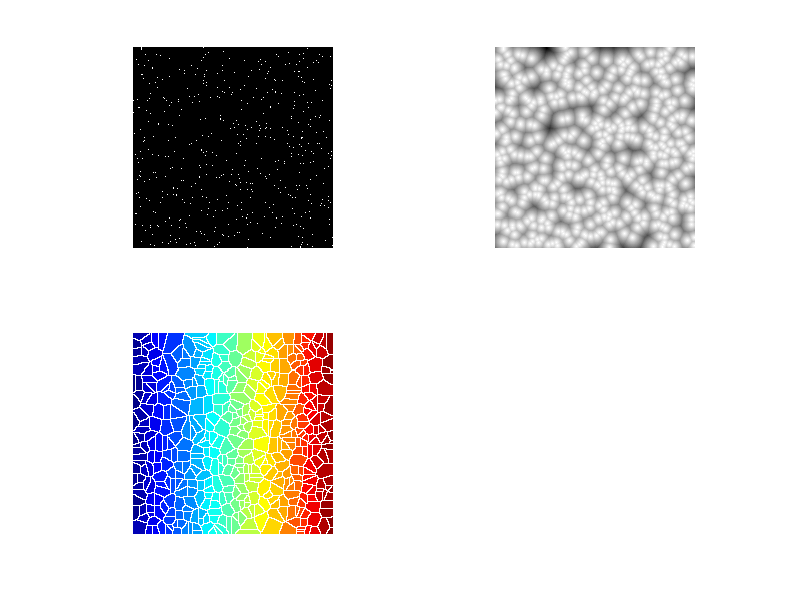

Recreate this plot in MATLAB. (Note: this script raises an error after producing the figure.)
%% A and B color distribution
%  simulations
%  Xiaoyan, 2015-6-5

%% parameters - simulation
imsize = 200;
num_blobs_1 = 500;
ratio_blobs = 0.7;  % between 0 and 1
distance = 2;

%% blob 1 pseudorandom distribution
randx = randi(imsize,num_blobs_1,1);
randy = randi(imsize,num_blobs_1,1);
blobs_1 = accumarray([randy,randx],1,[imsize,imsize]);
c = 0;
while nnz(blobs_1>=2)
    c = c+1;
    if c >= 10
        error('too many blobs!')
    else
        nonzero = nnz(blobs_1>=2);
        blobs_1(blobs_1>=2) = 1;
        randx = randi(imsize,nonzero,1);
        randy = randi(imsize,nonzero,1);
        blobs_1 = blobs_1 + accumarray([randy,randx],1,[imsize,imsize]);
    end
end
label_1 = find(blobs_1);

subplot(2,2,1), imshow(blobs_1);
% [m,n] = find(blobs_1);
% Dist = pdist([m,n]);
dist_blobs_1 = bwdist(blobs_1);
subplot(2,2,2), imshow(max(dist_blobs_1(:))-dist_blobs_1,[]);

Water_1 = watershed(dist_blobs_1);
L = label2rgb(Water_1);
subplot(2,2,3), imshow(L)

%% blob 2 distribtuions
num_blobs_2 = round(num_blobs_1*ratio_blobs,0);
num_dist = nnz(dist_blobs_1==distance);
if max(Water_1(:))<num_blobs_2
    error('too high density');
else
%     blobs_2_idx = datasample(find(dist_blobs_1>=distance),num_blobs_2); % random sampling
%     blobs_2 = zeros(imsize^2,1);
%     blobs_2(blobs_2_idx) = 1;
%     blobs_2 = reshape(blobs_2,imsize,[]);
    blobs_2_1 = double(datasample(1:max(Water_1(:)),num_blobs_2,'replace',false));
    blobs_2_pos = zeros(length(blobs_2_1),1);
    Pool_extra = [];
    for i = 1:length(blobs_2_1)
        parent = find(Water_1==blobs_2_1(i) & dist_blobs_1==distance);
        pool_extra = [];
        while isempty(parent)
            pool_temp = 1:max(Water_1(:));
            pool_temp = ~ismember(Water_1,blobs_2_1) & ~ismember(Water_1,Pool_extra);
            if isempty(pool_temp)
                error('no more possible non-overlapping sampling');
            else
                pool_extra = datasample(Water_1(pool_temp),1);
                parent = find(Water_1==pool_extra & dist_blobs_1==distance);
            end
        end

        blobs_2_pos(i) = datasample(parent,1);
        Pool_extra = [Pool_extra,pool_extra];
    end
        
    blobs_2 = zeros(imsize^2,1);
    blobs_2(blobs_2_pos) = 1;
    blobs_2 = reshape(blobs_2,imsize,[]);        
end
% subplot(2,2,3), imshow(blobs_2);

subplot(2,2,4), imshow(cat(3,blobs_1,blobs_2,blobs_1));
    